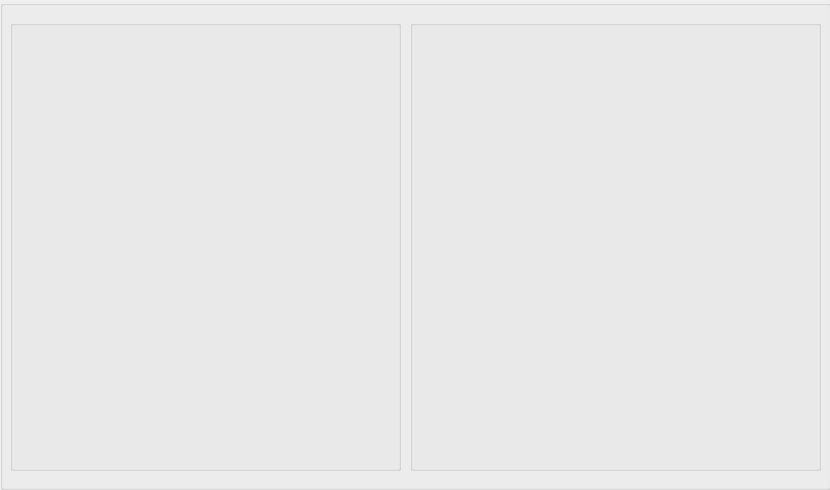
<?xml version="1.0" encoding="UTF-8"?>
<ui version="4.0">
 <class>container_registry</class>
 <widget class="QWidget" name="container_registry">
  <property name="geometry">
   <rect>
    <x>0</x>
    <y>0</y>
    <width>830</width>
    <height>490</height>
   </rect>
  </property>
  <property name="windowTitle">
   <string>Form</string>
  </property>
  <widget class="QGroupBox" name="gb_registry">
   <property name="geometry">
    <rect>
     <x>0</x>
     <y>0</y>
     <width>831</width>
     <height>490</height>
    </rect>
   </property>
   <property name="title">
    <string/>
   </property>
   <widget class="QGroupBox" name="groupBox">
    <property name="geometry">
     <rect>
      <x>10</x>
      <y>20</y>
      <width>391</width>
      <height>451</height>
     </rect>
    </property>
    <property name="title">
     <string/>
    </property>
   </widget>
   <widget class="QGroupBox" name="groupBox_2">
    <property name="geometry">
     <rect>
      <x>410</x>
      <y>20</y>
      <width>411</width>
      <height>451</height>
     </rect>
    </property>
    <property name="title">
     <string/>
    </property>
   </widget>
  </widget>
 </widget>
 <resources/>
 <connections/>
</ui>
